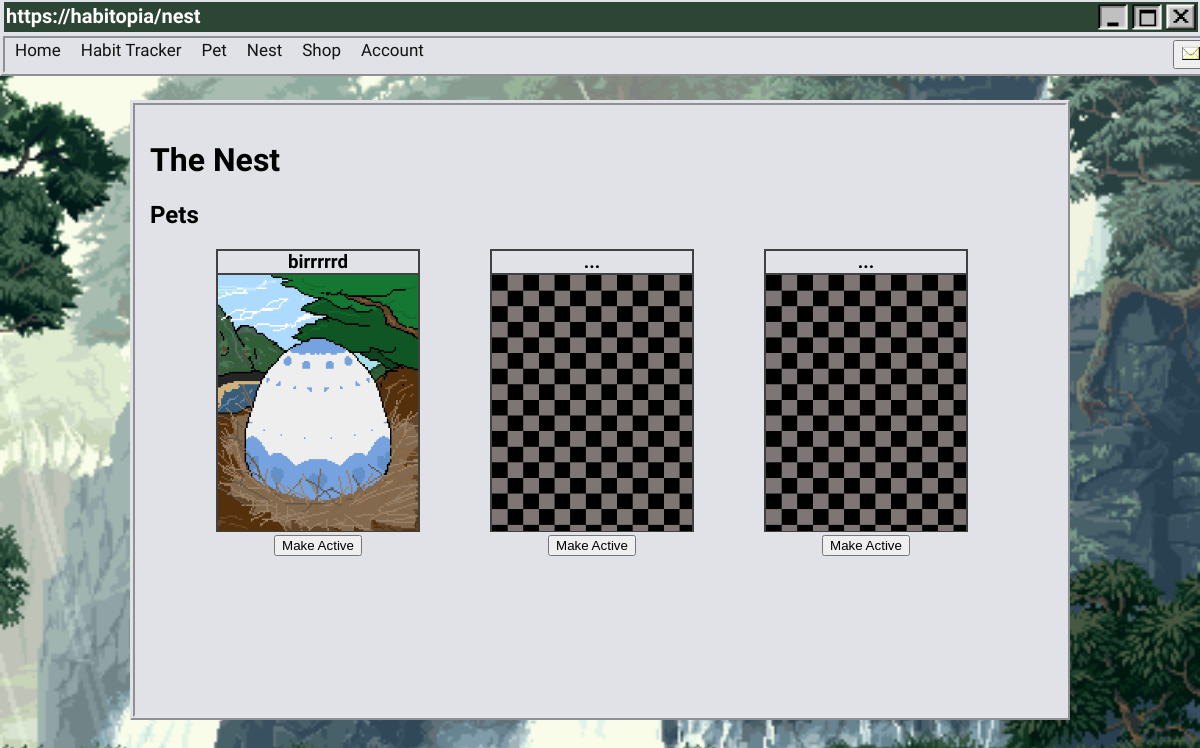
Page /petnest (signed in) on the earlier database version.
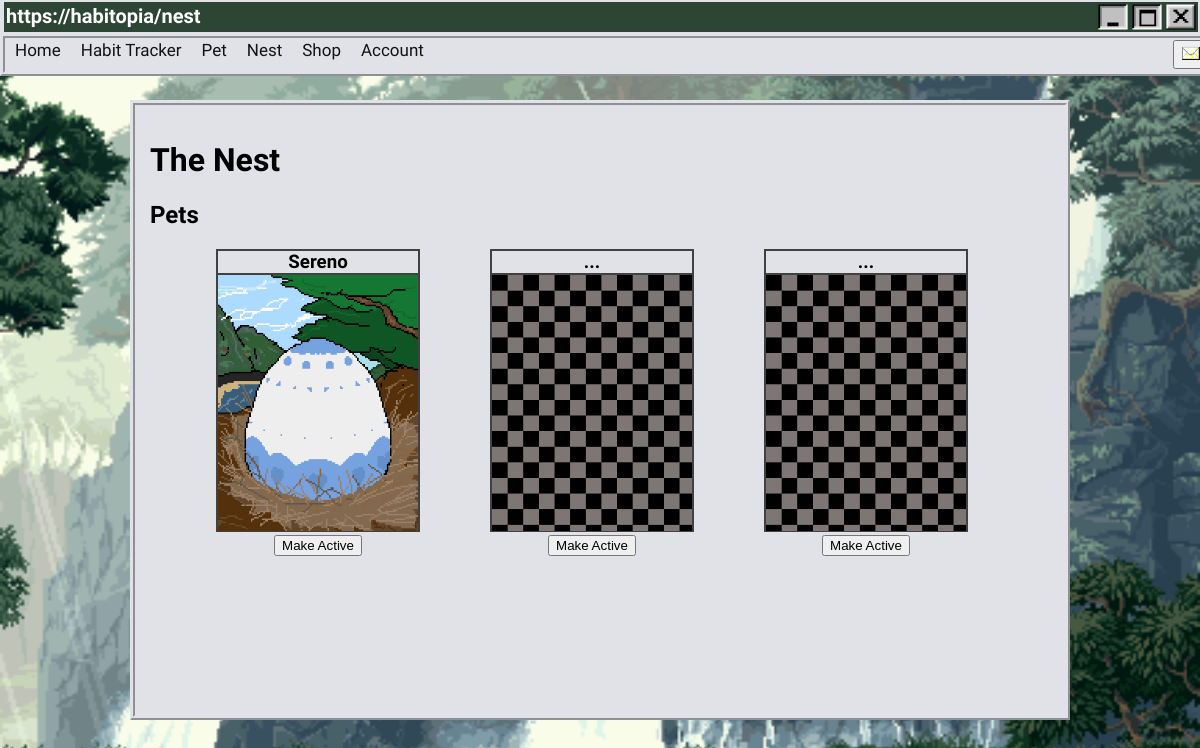
Same page on the later database version.
### home.py (models this page shows)
class Pets(db.Model):
    def mydefault(context):
        return context.get_current_parameters()['currentTime']
    with app.app_context():
        petOwner = db.Column(db.Integer, db.ForeignKey('user.id'), nullable=False)
        petID = db.Column(db.Integer, primary_key=True)
        petName = db.Column(db.String(30), nullable=False, default='noname')
        lastfedTime = db.Column(db.Integer, default=mydefault)
        currentTime = db.Column(db.Integer, default=datetime.now().timestamp())
        cumulTime = db.Column(db.Integer, default=0)
        hunger = db.Column(db.Integer, default=100)
        petType = db.Column(db.Integer, nullable=False, default=1)
        petXP = db.Column(db.Integer, default=0)
        petLevel = db.Column(db.Integer, nullable=False, default=1)
        activePet = db.Column(db.Integer, default=0, nullable=False)
        def __repr__(self):
            return f"{self.petName}"

### home.py (the view, shortened to what this page needs)
@app.route("/petnest", methods=["GET","POST"])
@login_required
def petnest():     # Pet nest images and names
    petCheck = db.session.execute(db.select(PetsOwned).filter_by(user_id=current_user.id)).scalar()
    nameGet1 = Pets.query.filter_by(petOwner = current_user.id, petType = 1).first()
    nameGet2 = Pets.query.filter_by(petOwner = current_user.id, petType = 2).first()
    nameGet3 = Pets.query.filter_by(petOwner = current_user.id, petType = 3).first()
    selectPet1 = db.session.execute(db.select(Pets).filter_by(petOwner=current_user.id, petType = 1)).scalar()
    selectPet2 = db.session.execute(db.select(Pets).filter_by(petOwner=current_user.id, petType = 2)).scalar()
    selectPet3 = db.session.execute(db.select(Pets).filter_by(petOwner=current_user.id, petType = 3)).scalar()
    if petCheck == None:
        return redirect(url_for("pet"))
    if petCheck.pet1 == 1:
        pet1name = nameGet1.petName
        if selectPet1.petLevel >= 1 and selectPet1.petLevel < 5:
            pet1image = "/static/petimages/AirEgg.png"
        if selectPet1.petLevel >= 5 and selectPet1.petLevel < 10:
            pet1image = "/static/petimages/Sereno.png"
        if selectPet1.petLevel >= 10:
            pet1image = "/static/petimages/BeegBird.png"
    if petCheck.pet1 == 0:
        pet1image = "/static/petimages/Empty.png"
        pet1name = "..."
    if petCheck.pet2 == 0:
        pet2image = "/static/petimages/Empty.png"
        pet2name = "..."
    if petCheck.pet3 == 0 :
        pet3image = "/static/petimages/Empty.png"
        pet3name = "..."
    return render_template("petnest.html", pet1name=pet1name, pet2name=pet2name, pet3name=pet3name,
                           pet1image=pet1image, pet2image=pet2image, pet3image=pet3image)

### home.py (called while the page is built)
@login_manager.user_loader
def load_user(user_id):
    return User.query.get(int(user_id))

### templates/petnest.html (shortened to what this page needs)
{% extends "base.html" %}
{% block css %} <link rel="stylesheet" href="/static/styles/PetStyles.css" > {% endblock %}
{% block heading %}https://habitopia/nest{% endblock %}
{% block content %}
    <div id="wrap">
        <h1>The Nest</h1>
        <h2>Pets</h2>
            <div class="petboxes">
                <div class="petbox-nest">
                <h3 class="petsname">{{ pet1name }}</h3>
                    <img src="{{ pet1image }}" alt="Pet image" width="200px" height="256.25px">
                    <span class="active-button"><form action="makeactive" method="post"><button type="submit" name="makeactive" value="Sereno">Make Active</button></form></span>
                </div>
                <div class="petbox-nest">
                    <h3 class="petsname">{{ pet2name }}</h3>
                        <img src="{{ pet2image }}" alt="Pet image" width="200px" height="256.25px">
                        <span class="active-button"><form action="makeactive" method="post"><button type="submit" name="makeactive" value="Mori">Make Active</button></form></span>
                </div>
                <div class="petbox-nest">
                    <h3 class="petsname">{{ pet3name }}</h3>
                        <img src="{{ pet3image }}" alt="Pet image" width="200px" height="256.25px">
                        <span class="active-button"><form action="makeactive" method="post"><button type="submit" name="makeactive" value="pet3">Make Active</button></form></span>
                </div>
        </div>
    </div>
{% endblock %}

### templates/base.html (shortened to what this page needs)
<!DOCTYPE html>
<html lang="en">
<head>
    {% block css %}{% endblock %}
</head>
<body class="body">
    <div class="topboxbg">
        <div class="topbox">
            <ul>
                <h5 class="topboxtext">{% block heading %}{% endblock %}</h5>
                <li><a href="{{url_for('logout')}}"><img src="/static/styles/assets/exit.png" class="icon logout"></a></li>
                <li><img src="/static/styles/assets/window-active.png" class="icon"></li>
                <li><a href=""><img src="/static/styles/assets/minimise-active.png" class="icon"></a></li>
            </ul>
        </div>
        <div class="nav">
            <ul>
                {% if not current_user.is_authenticated %}
                    <li><a href="{{ url_for('home') }}">Home</a></li>
                    <li><a href="{{ url_for('login') }}">Login/Register</a></li>
                    <li><a href="{{ url_for('habit') }}">Habit Tracker</a></li>
                    <li><a href="{{ url_for('pet') }}">Pet</a></li>
                    <li><a href="{{ url_for('shop') }}">Shop</a></li>
                    <li><a href="{{ url_for('account') }}">Account</a></li>
                    <li class="icon"><button id="openModalBtn" onclick="openNotifModal()"><img src="/static/styles/assets/envelope_closed-0.png" style="width:20px"></button></li>
                {% else %}
                    <li><a href="{{ url_for('home') }}">Home</a></li>
                    <li><a href="{{ url_for('habit') }}">Habit Tracker</a></li>
                    <li><a href="{{ url_for('pet') }}">Pet</a></li>
                    <li><a href="{{ url_for('petnest') }}">Nest</a></li>
                    <li><a href="{{ url_for('shop') }}">Shop</a></li>
                    <li><a href="{{ url_for('account') }}">Account</a></li>
                    <li class="icon"><button id="openModalBtn" onclick="openNotifModal()"><img src="/static/styles/assets/envelope_closed-0.png" style="width:20px"></button></li>
                {% endif %}
            </ul>
        </div>
    </div>
    {% block content %}
    {% endblock %}
</body>
</html>

### static/styles/PetStyles.css (style rules this page uses)
#wrap { border: 5px ridge #e0e2e7; width: 900px; height: 580px; margin: 100px auto; background: #e0e2e7; overflow: hidden; padding: 15px; }
.body { background-image: url("/static/styles/assets/animatedbackground.gif") ; background-repeat: no-repeat; background-size: cover ; background-attachment: fixed; background-position: center; height: 100vh; width: 100%; margin: 0; padding: 0; overflow: scroll; overflow-x: hidden; }
.topboxbg { background-color:#e0e2e7; position:fixed; height: 40px; top: 0; width: 100%; }
.topbox { background-color: #2d4535; height: 30px; position: fixed; margin: 1px 4px; top: 1px; width: 99.5%; }
.icon { width: 30px; float:right; margin:2px; vertical-align: baseline; }
h1, h2 { font-family: "Pixelify Sans", sans-serif ; }
.topboxtext { float: left; color: #FFFFFF; margin: 2px 2px; text-align: left; font-family: "Pixelify Sans", sans-serif ; font-size: 20px; vertical-align: baseline; }
ul { list-style-type: none; margin: 0; padding: 0; }
.nav { background-color: #e0e2e7 ; border: 5px ridge #e0e2e7; width:99.5%; margin: auto; overflow: hidden; position: fixed; top: 33px; width: 100%; }
.nav a { text-decoration: none; float: left; text-align: center; color: #131313; padding: 2px 10px; font-size: 17px; font-family: "Pixelify Sans", sans-serif; }
.petboxes { align-items: center; }
.petbox-nest { display: inline-block; border-style: solid; margin-left: 66px; border-width: 2px; border-color: #414141; width: 200px; height: 279.25px; background-color: rgba(255, 255, 255, 0px); }
.petsname { font-family: "Pixelify Sans", sans-serif; margin: 0px; text-align: center; border-bottom-style: solid; border-width: 2px; border-color: #414141; }
.active-button { display: flex; justify-content: center; align-items: center; }

Differences in the rows shown:
changed Pets: petName "birrrrrd" → "Sereno"
